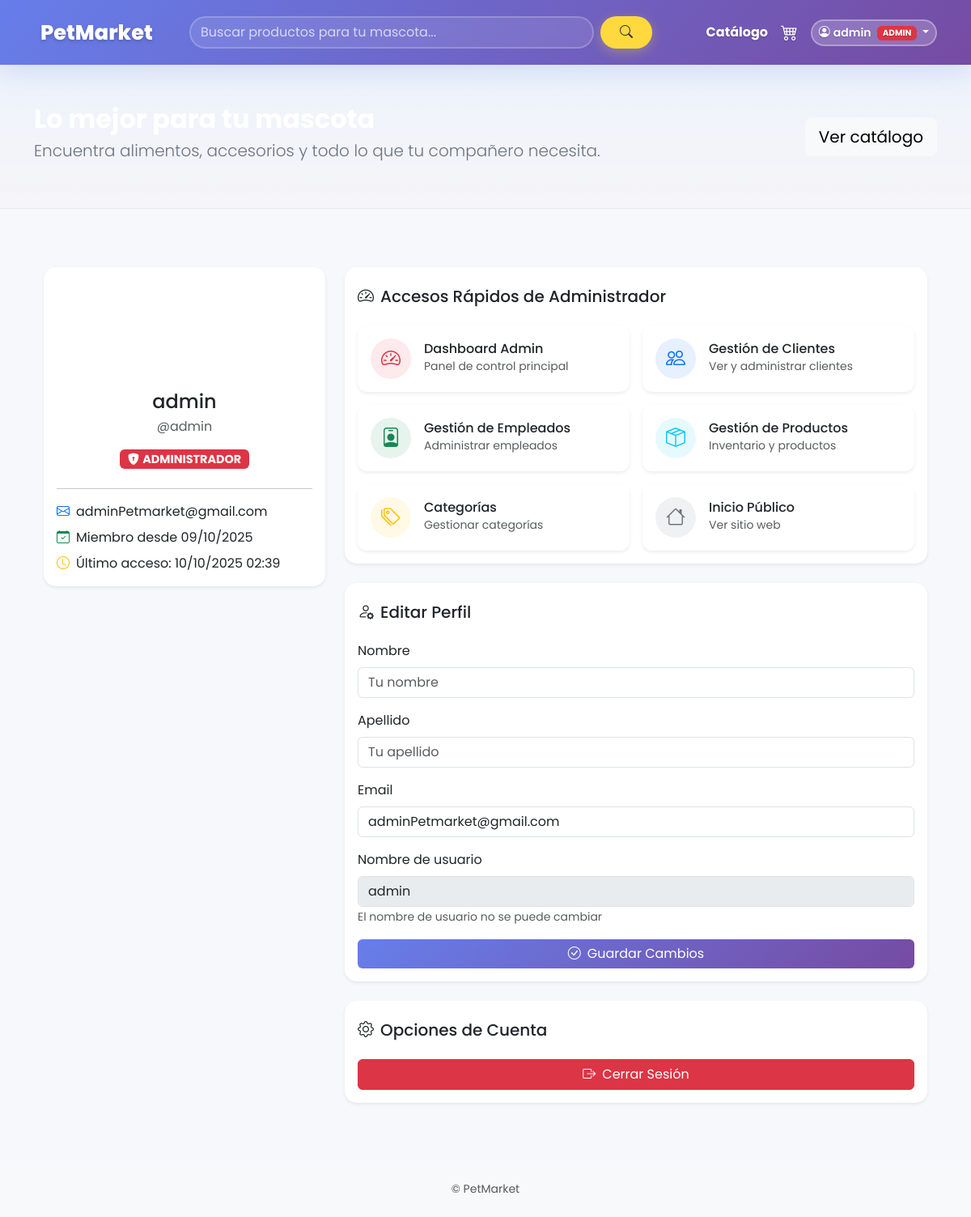
The page /accounts/web/profile/ (signed in) on the database as committed earlier.
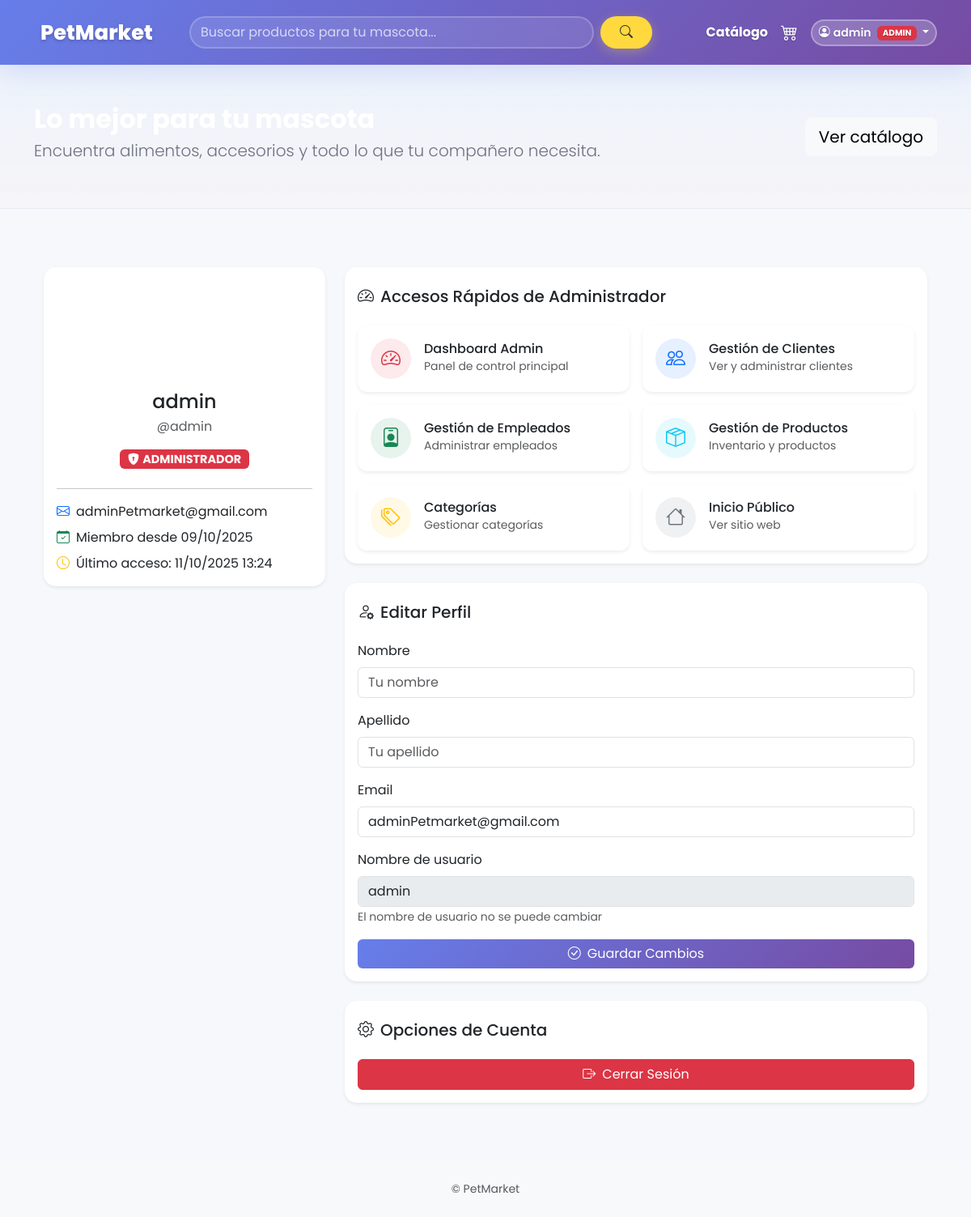
The same page on the database as committed later.
### accounts/models.py (models this page shows)
class CustomUser(AbstractUser):
    ROLE_CHOICES = (
        ('admin', 'Administrador'),
        ('empleado', 'Empleado'),
        ('cliente', 'Cliente'),
    )
    role = models.CharField(max_length=20, choices=ROLE_CHOICES, default='cliente')

### accounts/views.py (the view, shortened to what this page needs)
# urls.py: path('profile/', views.profile_page, name='web_profile'),
@login_required
def profile_page(request):
    return render(request, 'accounts/profile.html', {'user': request.user})

### petmarket/context_processors.py (called while the page is built)
def cart_count(request):
    cart = request.session.get('cart', {})
    count = sum(cart.values()) if isinstance(cart, dict) else 0
    return {'cart_count': count}

### templates/accounts/profile.html (shortened to what the changed rows need)
{% extends 'base.html' %}
{% block content %}
<div class="container py-5">
  <div class="row">
    <div class="col-md-4 mb-4">
      <div class="card border-0 shadow-sm" style="border-radius: 15px;">
        <div class="card-body text-center">
          <div class="mb-3">
            <div class="rounded-circle bg-gradient mx-auto d-flex align-items-center justify-content-center" style="width: 120px; height: 120px; background: linear-gradient(135deg, #667eea 0%, #764ba2 100%);">
            </div>
          </div>
          <h4 class="mb-1">{{ user.get_full_name|default:user.username }}</h4>
          <p class="text-muted mb-3">@{{ user.username }}</p>
          {% if user.is_superuser or user.role == 'admin' %}
            <span class="badge bg-danger mb-2" style="font-size: 0.9rem;">
              <i class="bi bi-shield-lock-fill me-1"></i>ADMINISTRADOR
            </span>
          {% elif user.role == 'empleado' %}
            <span class="badge bg-info mb-2" style="font-size: 0.9rem;">
              <i class="bi bi-briefcase-fill me-1"></i>EMPLEADO
            </span>
          {% else %}
            <span class="badge bg-primary mb-2" style="font-size: 0.9rem;">
              <i class="bi bi-person-fill me-1"></i>CLIENTE
            </span>
          {% endif %}
          <hr>
          <div class="text-start">
            <p class="mb-2"><i class="bi bi-envelope me-2 text-primary"></i>{{ user.email }}</p>
            <p class="mb-2"><i class="bi bi-calendar-check me-2 text-success"></i>Miembro desde {{ user.date_joined|date:"d/m/Y" }}</p>
            <p class="mb-0"><i class="bi bi-clock me-2 text-warning"></i>Último acceso: {{ user.last_login|date:"d/m/Y H:i" }}</p>
          </div>
        </div>
      </div>
    </div>
    <div class="col-md-8">
      <div class="card border-0 shadow-sm mb-4" style="border-radius: 15px;">
        <div class="card-body">
          <form method="post">
            <div class="mb-3">
              <label for="email" class="form-label">Email</label>
              <input type="email" class="form-control" id="email" name="email" value="{{ user.email }}" required>
            </div>
            <div class="mb-3">
              <label class="form-label">Nombre de usuario</label>
              <input type="text" class="form-control" value="{{ user.username }}" disabled>
              <small class="text-muted">El nombre de usuario no se puede cambiar</small>
            </div>
          </form>
        </div>
      </div>
    </div>
  </div>
</div>
{% endblock %}

### templates/base.html (shortened to what the changed rows need)
{% load static %}
<!doctype html>
<html lang="es">
  <head>
  <link href="https://cdn.jsdelivr.net/npm/bootstrap@5.3.2/dist/css/bootstrap.min.css" rel="stylesheet">
  <link rel="stylesheet" href="https://cdn.jsdelivr.net/npm/bootstrap-icons@1.11.3/font/bootstrap-icons.css">
    <link rel="stylesheet" href="{% static 'css/site.css' %}">
  </head>
  <body style="font-family: 'Poppins', system-ui, -apple-system, 'Segoe UI', Roboto, 'Helvetica Neue', Arial;">
    <nav class="navbar navbar-expand-lg navbar-dark py-3" style="background: linear-gradient(135deg, #667eea 0%, #764ba2 100%); box-shadow: 0 8px 32px rgba(102, 126, 234, 0.2);">
      <div class="container">
        <div class="collapse navbar-collapse" id="mainNav">
          <ul class="navbar-nav ms-auto align-items-center">
            <li class="nav-item ms-2">
              {% if request.user.is_authenticated %}
                <div class="dropdown">
                  <a class="btn btn-sm dropdown-toggle" href="#" role="button" data-bs-toggle="dropdown" style="background: rgba(255,255,255,0.2); color: white; border: 2px solid rgba(255,255,255,0.3); border-radius: 25px; backdrop-filter: blur(10px); font-weight: 600; text-shadow: 0 1px 2px rgba(0,0,0,0.2);">
                    <i class="bi bi-person-circle me-1"></i>{{ request.user.username }}
                    {% if request.user.is_superuser or request.user.role == 'admin' %}
                      <span class="badge bg-danger ms-1" style="font-size: 0.65rem;">ADMIN</span>
                    {% elif request.user.role == 'empleado' %}
                      <span class="badge bg-info ms-1" style="font-size: 0.65rem;">EMPLEADO</span>
                    {% endif %}
                  </a>
                </div>
              {% endif %}
            </li>
          </ul>
        </div>
      </div>
    </nav>
    {% if request.resolver_match.url_name != 'index' %}
    <header class="site-hero-compact py-5 text-white">
      <div class="container">
        <div class="row align-items-center">
          <div class="col-md-8">
            <h2 class="fw-bold mb-1">Lo mejor para tu mascota</h2>
          </div>
        </div>
      </div>
    </header>
    {% endif %}
    <main class="py-4">
      <div class="container">
        {% block content %}{% endblock %}
      </div>
    </main>
  </body>
 </html>

Rows that differ between the two databases and show on the page:
changed CustomUser "admin": last_login "10/10/2025 02:39" → "11/10/2025 13:24"
